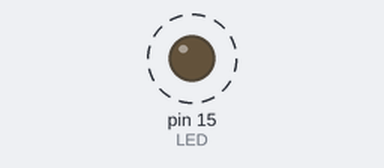
Recording of a sketch running on a simulated Arduino Uno, built with avr-gcc and run on an emulated ATmega328P. Shown: output pins drawn as LEDs (lit = HIGH). Dashed ring = blinking.

Above: at 0.2 s.
Timing chart, 0 to 3.0 s (numbered marks = the images above):
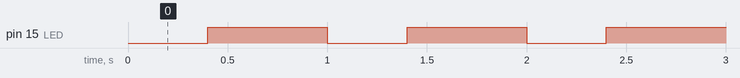

Measured:
- by itself, pin 15 (LED): alternates HIGH for 0.60 s and LOW for 0.40 s

The sketch:

pwm-fade.ino
```cpp
// pwm-fade — tests assert (BT61): analogWrite on GP15 (an LED through 220 Ω) at arduino-pico's
// defaults (1 kHz, 8-bit range): duty 0, 64, 128, 192, 255, 200 ms each, then again.
const uint8_t LED = 15;
const int STEPS[] = {0, 64, 128, 192, 255};

void setup() {
  pinMode(LED, OUTPUT);
}

void loop() {
  for (int duty : STEPS) {
    analogWrite(LED, duty);
    delay(200);
  }
}
```
